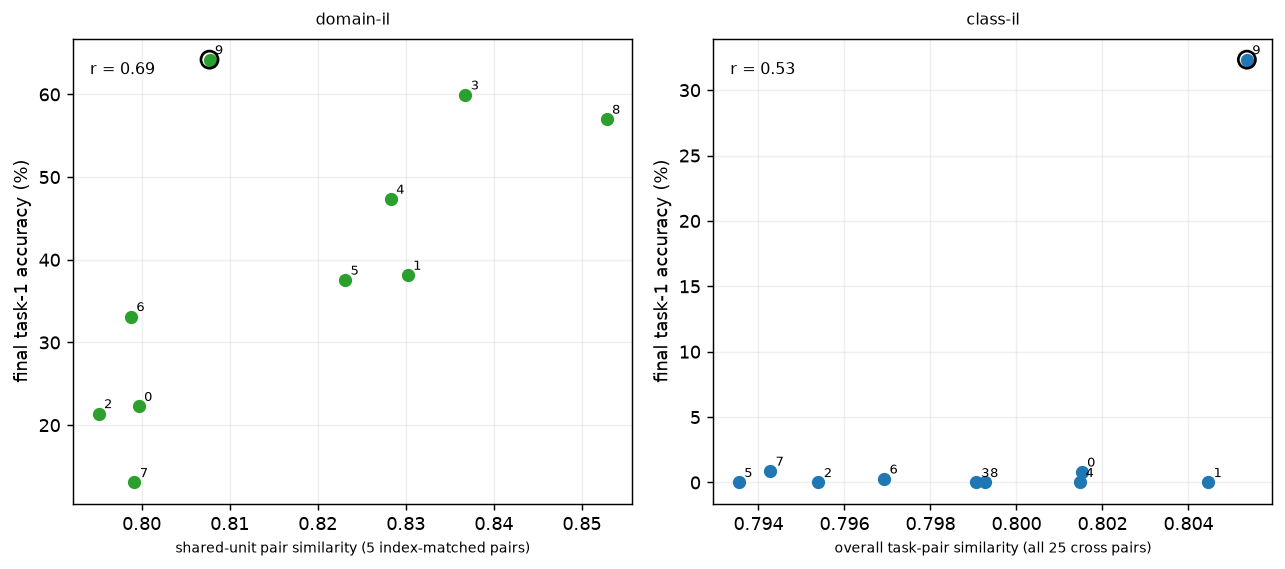

Reproduce this figure in Python.
"""Does a seed's task-pair digit similarity predict how much task-1 accuracy survives, and is
the relevant pairing Domain-IL's shared-output-unit pairs or Class-IL's overall task overlap?

Report series 2, decade 300, second script. Pure re-analysis of 300's already-saved runs plus a
cheap, fixed similarity matrix -- no new training. Answers the question raised discussing 300's
Domain-IL variance: does digit-pair similarity explain it, the way pre-100 work found (~62% of
variance, [EMPIRICAL], not re-verified here -- only the correlation itself is being checked)?

Domain-IL's mechanism is SPECIFIC: label_map makes digit task1[i] and digit task2[i] share one
output unit (i = 0..4), so only those 5 index-matched pairs can reinforce or overwrite each
other. Class-IL has no shared units at all -- if pairing matters there, it would have to be
through a different, more speculative route (representational overlap in the trunk), so the
similarity measure used per scenario differs on purpose:

    Domain-IL : mean similarity of the 5 SHARED-UNIT pairs  (task1[i], task2[i])
    Class-IL  : mean similarity over ALL 25 cross pairs      (task1[i], task2[j])

Similarity = cosine similarity between per-class mean images (14x14, training set) -- a cheap,
fixed property of the 10 MNIST digits, independent of scenario, rule or seed.

One figure, two panels (one per scenario): x = that scenario's similarity measure, y = final
task-1 accuracy from 300's saved arrays. Seed 9 (the class_il outlier discussed alongside this)
is marked distinctly for continuity with 302.
"""
import sys
from pathlib import Path

ROOT = Path(__file__).resolve().parents[1]
sys.path.insert(0, str(ROOT))

import numpy as np
import matplotlib.pyplot as plt

from src.protocol import PROTOCOL, replace, figure_path as _figure_path, array_path as _array_path
from src.data import load_mnist

SCENARIOS = ["class_il", "domain_il"]
SEEDS = 10
OUTLIER_SEED = 9                      # flagged discussing 300 -- the class_il 32.3% seed
MARKER_COLOR = {"class_il": "tab:blue", "domain_il": "tab:green"}

# ---------------------------------------------------------------- 300's saved arrays (required)
_300 = {}
for s in SCENARIOS:
    p = Path(__file__).parent / f"300_forgetting_by_scenario_{s}.npz"
    if not p.exists():
        raise FileNotFoundError(f"{p} not found -- run 300_forgetting_by_scenario.py first")
    _300[s] = np.load(p, allow_pickle=True)

# ---------------------------------------------------------------- fixed digit-pair similarity matrix
train, _ = load_mnist(size=14, root=str(ROOT / "data"))
x = train.x.reshape(len(train), -1)
y = train.targets
class_means = np.stack([x[y == c].mean(dim=0).numpy() for c in range(10)])   # [10, 196]
norm = class_means / np.linalg.norm(class_means, axis=1, keepdims=True)
SIM = norm @ norm.T                                                          # [10, 10] cosine similarity

# ---------------------------------------------------------------- per-seed task split (scenario-independent)
proto = replace(PROTOCOL, hidden=32)   # only .tasks()/.n_classes used here -- hidden is irrelevant
splits = [proto.tasks(seed) for seed in range(SEEDS)]

# Shared-unit (5 index-matched pairs) similarity -- a property of the DIGIT SPLIT alone, which
# is identical across scenarios (Protocol.tasks(seed) never reads scenario), so this single array
# is the correct x-axis for EITHER scenario's y-values, not just domain_il's.
shared_sim = np.array([np.mean([SIM[t1[i], t2[i]] for i in range(5)]) for t1, t2 in splits])
domain_sim = shared_sim
classil_sim = np.array([np.mean([[SIM[a, b] for b in t2] for a in t1])
                        for t1, t2 in splits])

domain_finals = _300["domain_il"]["finals"]
classil_finals = _300["class_il"]["finals"]
domain_crossovers = _300["domain_il"]["crossovers"]
classil_crossovers = _300["class_il"]["crossovers"]

# ---------------------------------------------------------------- figure: similarity vs final task-1 accuracy
fig, axes = plt.subplots(1, 2, figsize=(10, 4.5))

for ax, scen, sim, finals, xlabel in [
    (axes[0], "domain_il", domain_sim, domain_finals, "shared-unit pair similarity (5 index-matched pairs)"),
    (axes[1], "class_il", classil_sim, classil_finals, "overall task-pair similarity (all 25 cross pairs)"),
]:
    ax.scatter(sim, finals, color=MARKER_COLOR[scen], s=40, zorder=3)
    ax.scatter(sim[OUTLIER_SEED], finals[OUTLIER_SEED], facecolors="none",
              edgecolors="black", s=90, linewidths=1.5, zorder=4)
    for i in range(SEEDS):
        ax.annotate(str(i), (sim[i], finals[i]), fontsize=7, xytext=(3, 3),
                   textcoords="offset points")
    r = np.corrcoef(sim, finals)[0, 1]
    ax.text(0.03, 0.95, f"r = {r:.2f}", transform=ax.transAxes, fontsize=9, va="top")
    ax.set_xlabel(xlabel, fontsize=8)
    ax.set_ylabel("final task-1 accuracy (%)")
    ax.text(0.5, 1.03, scen.replace("_", "-"), fontsize=9, ha="center", transform=ax.transAxes)
    ax.grid(alpha=0.2)

fig.tight_layout()
out = _figure_path(__file__)
fig.savefig(out, dpi=130, bbox_inches="tight")
print(f"saved {out}")

np.savez(_array_path(__file__), sim_matrix=SIM, domain_sim=domain_sim, classil_sim=classil_sim,
        domain_finals=domain_finals, classil_finals=classil_finals)
print(f"saved {_array_path(__file__)}")


# ---------------------------------------------------------------- combined-axes comparison + crossover + reliability
# Both scenarios plotted on the SAME shared_sim x-axis, so the shape of the trend (not just its
# r) is directly comparable. Each panel also reports r with seed 9 excluded: a correlation driven
# by one leverage point (one seed far out on both axes, the rest clustered) should collapse
# toward 0 once that point is dropped; a real distributed trend should survive losing one seed.
def r_with_without(sim, val, exclude=OUTLIER_SEED):
    r_all = np.corrcoef(sim, val)[0, 1]
    mask = np.arange(len(sim)) != exclude
    r_excl = np.corrcoef(sim[mask], val[mask])[0, 1]
    return r_all, r_excl


fig2, axes2 = plt.subplots(1, 2, figsize=(10, 4.5))
for ax, val_domain, val_classil, ylabel in [
    (axes2[0], domain_finals, classil_finals, "final task-1 accuracy (%)"),
    (axes2[1], domain_crossovers, classil_crossovers, "crossover accuracy (%)"),
]:
    ax.scatter(shared_sim, val_domain, color=MARKER_COLOR["domain_il"], s=40,
              label="domain-il", zorder=3)
    ax.scatter(shared_sim, val_classil, color=MARKER_COLOR["class_il"], s=40,
              label="class-il", zorder=3)
    ax.scatter(shared_sim[OUTLIER_SEED], val_domain[OUTLIER_SEED], facecolors="none",
              edgecolors="black", s=90, linewidths=1.5, zorder=4)
    ax.scatter(shared_sim[OUTLIER_SEED], val_classil[OUTLIER_SEED], facecolors="none",
              edgecolors="black", s=90, linewidths=1.5, zorder=4)
    r_d_all, r_d_excl = r_with_without(shared_sim, val_domain)
    r_c_all, r_c_excl = r_with_without(shared_sim, val_classil)
    print(f"{ylabel}: domain-il r={r_d_all:.2f} (excl. seed9: {r_d_excl:.2f})   "
         f"class-il r={r_c_all:.2f} (excl. seed9: {r_c_excl:.2f})")
    ax.text(0.03, 0.95, f"domain-il r = {r_d_all:.2f}  (excl. seed9: {r_d_excl:.2f})",
           transform=ax.transAxes, fontsize=8, va="top", color=MARKER_COLOR["domain_il"])
    ax.text(0.03, 0.88, f"class-il  r = {r_c_all:.2f}  (excl. seed9: {r_c_excl:.2f})",
           transform=ax.transAxes, fontsize=8, va="top", color=MARKER_COLOR["class_il"])
    ax.set_xlabel("shared-unit-style pair similarity (5 index-matched pairs)", fontsize=8)
    ax.set_ylabel(ylabel)
    ax.grid(alpha=0.2)
axes2[0].legend(fontsize=8, loc="lower right")
fig2.tight_layout()
out2 = _figure_path(__file__, "combined")
fig2.savefig(out2, dpi=130, bbox_inches="tight")
print(f"saved {out2}")
